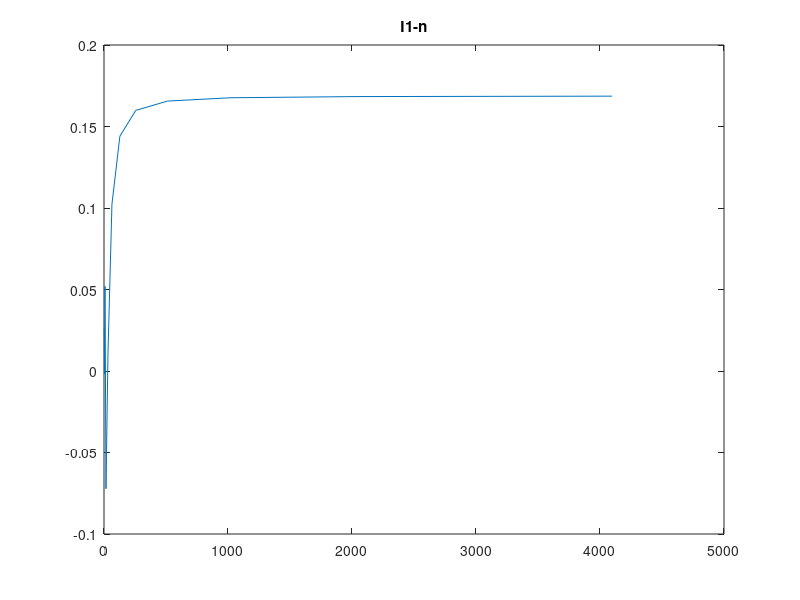

This chart was generated by the following MATLAB code: (Note: this script raises an error after producing the figure.)
% Ilan Halioua - 100472908

% format long
clear
clc

% x1 = 9 | x2 = 0 | x3 = 8

% t = 20 + 3*9 + 2*0 + 8 = 55


% METHOD 1: (DONE)
%   Direct integration of f_t (f_55)

fun = @(x) sin(55*x)./sqrt(x); % f55

n = zeros(1,12); % preallocates n
I1 = zeros(1,12); % preallocates I1

for k = 1:1:12
    n(k) = 2^k;
    I1(k) = integral(fun,1/(n(k)+1),1);
end
figure(1);
plot(n,I1)
title('I1-n');
subtitle('Integral of f55 from 1/n+1 to 1');
xlabel('n');
ylabel('Integral');

% METHOD 2:
%   Integration of f_55 using Natural Cubic Splines at equidistributed nodes

I2 = zeros(1,12); % preallocates I2

for k = 1:1:12
    % n(k) = 2^k; Already have it from method 1
    
    % (*SPLINES):

    r = zeros(1,13);
    y = zeros(1,13);
    for j = 1:1:n(k)+1 % n+1 nodes
        r(j) = (j)/(n(k)+1);
        y(j) = sin(55*r(j))/sqrt(r(j));
    end
    
    % SEL H m = u:
    
    % u: CHECK
    for i = 1:n(k)-1
        u(i) = ((y(i+2)-y(i+1))-(y(i+1)-y(i)))/(1/(n(k)+1)); 
    end 
    
    % H:
    H = zeros(n(k)-1);
    for i = 1:1:n(k)-1
       for j = 1:1:n(k)-1
           if i==j
               H(i,j) = (2/(n(k)+1))/3;
           elseif (j == i+1) || (j == i-1)
               H(i,j) = (1/(n(k)+1))/6;
           end
       end
    end
    
    % Solve SEL for m
    m = tridiagonal_matrix(H,u); % m = H\u;
    m = [0;m;0]; % natural spline
    
    % Calculating coefficients of cubic spline
    a0 = zeros(n(k),1);
    a1 = zeros(n(k),1);
    a2 = zeros(n(k),1);
    a3 = zeros(n(k),1);
    
    for j = 1:n(k) % CHECK
        a0(j) = y(j);
        a1(j) = (y(j+1)-y(j))/(1/(n(k)+1)) - ((1/(n(k)+1))*(2*m(j)+m(j+1)))/6;
        a2(j) = m(j)/2;
        a3(j) = (m(j+1)-m(j))/(6*(1/(n(k)+1)));
    end
    % Integral of S(x):
    I2(k) = 0;
    for j = 1:n(k)
        for d = 0:3
            if d == 0
                I2(k) = I2(k) + a0(j)/(((n(k)+1)^(d+1))*(d+1));
            elseif d == 1
                I2(k) = I2(k) + a1(j)/(((n(k)+1)^(d+1))*(d+1));
            elseif d == 2
                I2(k) = I2(k) + a2(j)/(((n(k)+1)^(d+1))*(d+1));
            elseif d == 3
                I2(k) = I2(k) + a3(j)/(((n(k)+1)^(d+1))*(d+1));
            end
        end
    end
end
figure(2);
plot(n,I2)
title('I2 - f55 integral');
subtitle('Natural Cubic Splines interpolation');
xlabel('n');
ylabel('Integral');

% METHOD 3:
%   Integration of f_55 using Hermite Interpolation

n = zeros(1,5);
I3 = zeros(1,5); % preallocates I3

for k = 1:1:5
    n(k) = 2^k;

    % (*FIND HermPoly):    
    r = zeros(1,n(k)+1);
    Q = zeros(2*n(k)+2,2*n(k)+2);
    for j = 0:1:n(k)
        r(j+1) = (j+1)/(n(k)+1); % rj
        Q(2*j+1,1) = sin(55*r(j+1))/sqrt(r(j+1)); % f(rj)
        Q(2*j+2,2) = -(sin(55*r(j+1))-110*r(j+1)*cos(55*r(j+1)))/(2*(r(j+1)^(3/2))); % f'(rj)
    end
    
    z = zeros(1,2*n(k)+2);
    for i = 0:n(k) % 0,...,n
        z(2*i+1) = r(i+1);
        z(2*i+2) = r(i+1);
        Q(2*i+2,1) = Q(2*i+1,1); % = f(r(i+1))
        if i ~= 0
            Q(2*i+1,2) = (Q(2*i+1,1)-Q(2*i,1))/(z(2*i+1)-z(2*i));
        end
    end
    for i = 2:2*n(k)+1
        for j = 2:i
            Q(i+1,j+1) = (Q(i+1,j)-Q(i,j))/(z(i+1)-z(i-j+1));
        end
    end

    syms x % (MORE PRECISE MTHD:)
    HP = Q((2*n(k)+1)+1,(2*n(k)+1)+1)*(x-z(2*n(k)+1));
    for i = 2:2*n(k)+1
        j = (2*n(k)+1)-i+1;
        HP = (HP+Q(j+1,j+1))*(x-z(j));
    end
    
    hermitePoly = HP + Q(1,1);
    I3(k) = int(hermitePoly,1/(n(k)+1),1);
end
figure(3);
plot(n,I3)
title('I3 - f55 integral');
subtitle('Hermite Interpolation');
xlabel('n');
ylabel('Integral');

% ERRORS

n = zeros(1,12); 
K = zeros(1,12); 
I2_err = zeros(1,12);
I3_err = zeros(1,5);

for k = 1:1:12
    K(k) = k;
    n(k) = 2^k;
    I2_err(k) = abs(I2(k)-I1(k));
end

for k = 1:1:5
    I3_err(k) = abs(I3(k)-I1(k));
end

% I1 vs I2 plot (n):
figure(4);
hold on

L(1) = plot(n,I1);
L(2) = plot(n,I2);
hold off
title('I1 vs I2 - n');
xlabel('n');
ylabel('Integral');
legend(L, {'I1 (f55) ~ Correct One', 'I2 (NCS)'},'Location','east')

% I1 vs I2 plot (K):
figure(5);
hold on

L(1) = plot(K,I1);
L(2) = plot(K,I2);
hold off
title('I1 vs I2 - k');
xlabel('k');
ylabel('Integral');
legend(L, {'I1 (f55) ~ Correct One', 'I2 (NCS)'},'Location','east') 

% I1 vs I2 vs I3 plot (n):
figure(6);
hold on

L(1) = plot(n,I1);
L(2) = plot(n,I2);
n3=[2,4,8,16,32];
L(3) = plot(n3,I3);
hold off
title('I1 vs I2 vs I3 - n');
xlabel('n');
ylabel('Integral');
legend(L, {'I1 (f55) ~ Correct One', 'I2 (NCS)', 'I3 (Hermite)'}) 

% I1 vs I2 vs I3 plot (K):
figure(7);
hold on

L(1) = plot(K,I1);
L(2) = plot(K,I2);
K3=[1,2,3,4,5];
L(3) = plot(K3,I3);
hold off
title('I1 vs I2 vs I3 - k');
xlabel('k');
ylabel('Integral');
legend(L, {'I1 (f55) ~ Correct One', 'I2 (NCS)', 'I3 (Hermite)'}) 

% I2 & I3 Error plot:

figure(8);
plot(n,I2_err)
title('I2 Error - n');
subtitle('Hermite Interpolation');
xlabel('n');
ylabel('Error');

figure(9);
plot(n3,I3_err)
title('I3 Error - n');
subtitle('Hermite Interpolation');
xlabel('n');
ylabel('Error');

% CONCLUSIONS & OBSERVATIONS

fprintf("\nFROM MY OBSERVATIONS:\n");
 
fprintf("\nAs n tends to 2^12, the errors of the other 2 methods\n"); 
fprintf("with respect to the direct Matlab integration one, are expected to tend to 0.\n");

fprintf("\nIf we zoom (figure 4) at n very large (n=4096 for example) we can see how I2 is really close to I1.\n");
fprintf("More precisely, around 0.000001 lower than I1 (See Fig.8 for more accurate value)\n");

fprintf("\nAlthough n=32 is the maximum we can analyse for I3 due to Matlab's symsengine limitations,\n");
fprintf("if I3 up to n=2^12 could be done, we could probaly see a similar approach to I1.\n");

fprintf("\nPlots show how at low values of n, both I2 and I3 have high errors with respect to I1.\n");
fprintf("Specifically at interval n ∈ (2,32) is where more deviation from the 'correct' integral can be seen.\n");

fprintf("At n = 8, a maximum error can be seen at both I2 and I3 of ~5 and ~0.88 respectively.\n");
fprintf("\nAt n = 32 the integral of I2 and I3 get very close to the one of I1 as one can see at figure 7,");
fprintf("\nso maybe one could expect I3 to get significantly closer to I1 from that point on.\n");

fprintf("\nIn conclusion, just from what can be compared (i.e. n ∈ [2,32]), errors calculated in this interval\n");
fprintf("show how Natural Cubic Splines carry out a much better job than Hermite interpolating polynomial for f55.\n");

% FUNCTIONS:

function x = tridiagonal_matrix(A,d)
    % A\d optimized to tridiagonal matrices by MATLAB FileExchange 
    % (Tamas Kis)
    
    % determines n
    n = length(d);
    
    % preallocates x
    x = zeros(n,1);
    
    % forward elimination
    for i = 2:n
        w = A(i,i-1)/A(i-1,i-1);
        A(i,i) = A(i,i)-w*A(i-1,i);
        d(i) = d(i)-w*d(i-1);
    end
    
    % backward substitution
    x(n) = d(n)/A(n,n);
    for i = (n-1):(-1):1
        x(i) = (d(i)-A(i,i+1)*x(i+1))/A(i,i);
    end
    
end
